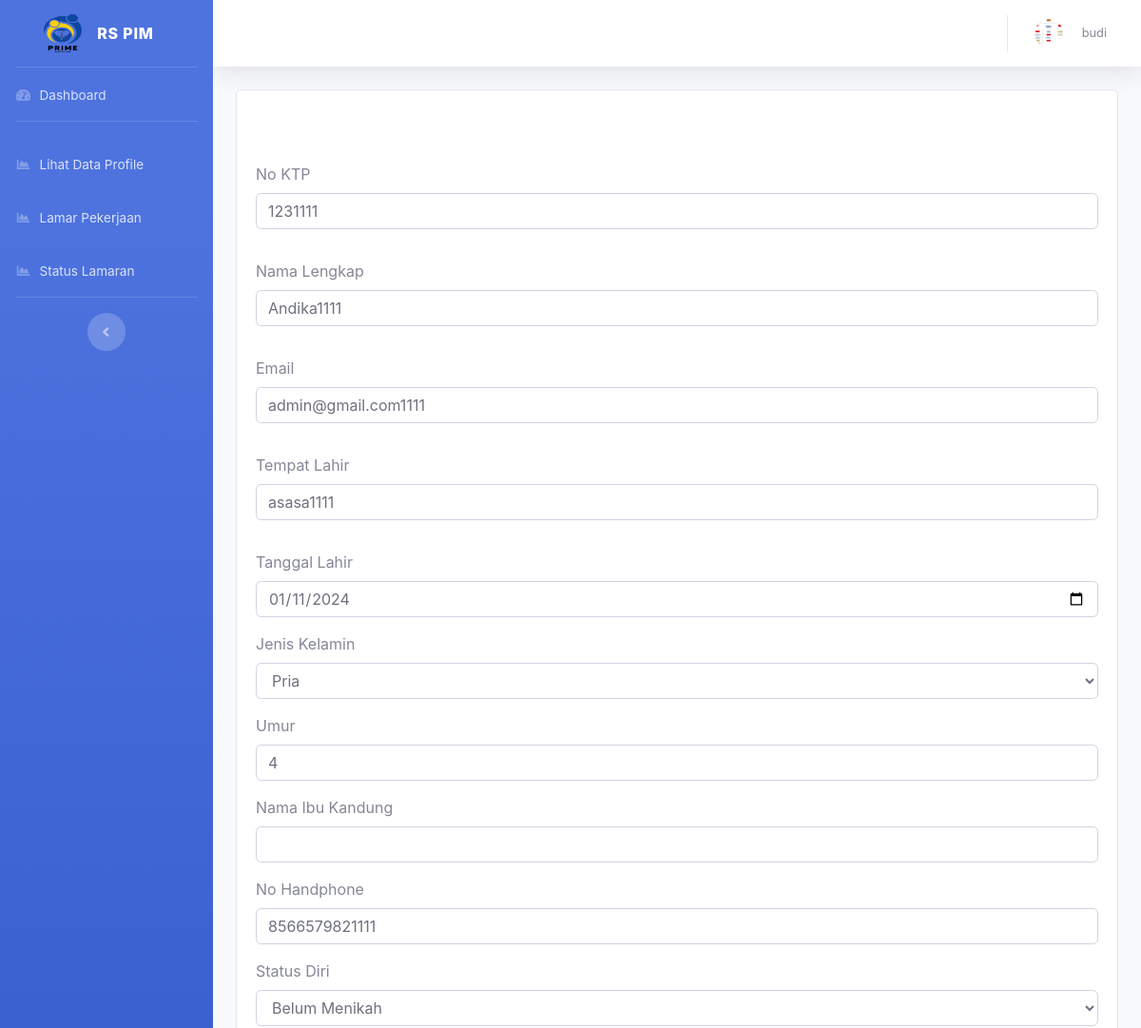
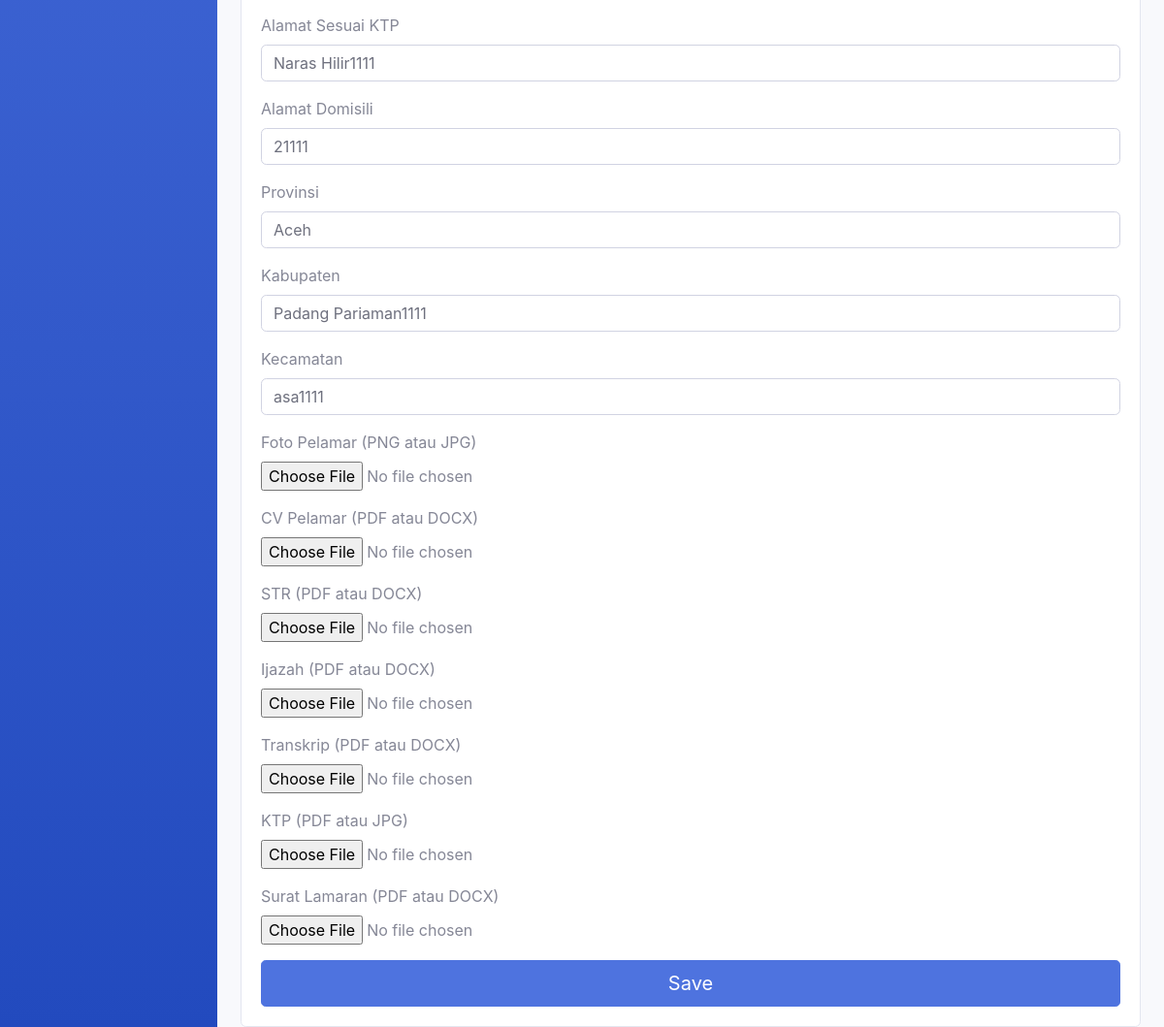
/dashboard/index.php?r=lihat_profile/edit&id_profile=13 (signed in), run on the app's committed database (2 pictures, top to bottom).
### tables this page shows
CREATE TABLE `tbl_profile` (
  `id_profile` int(11) NOT NULL,
  `id_pengguna` int(11) DEFAULT NULL,
  `nama_lengkap` varchar(100) DEFAULT NULL,
  `no_ktp` int(50) NOT NULL,
  `email` varchar(100) DEFAULT NULL,
  `tempat_lahir` varchar(50) DEFAULT NULL,
  `tanggal_lahir` date DEFAULT NULL,
  `jenis_kelamin` enum('pria','wanita') DEFAULT NULL,
  `umur` int(11) NOT NULL,
  `ibu` varchar(50) NOT NULL,
  `no_hp` bigint(20) DEFAULT NULL,
  `status_diri` int(11) DEFAULT NULL,
  `alamat` text DEFAULT NULL,
  `alamat_domisili` text DEFAULT NULL,
  `provinsi` varchar(50) DEFAULT NULL,
  `kabupaten` varchar(50) DEFAULT NULL,
  `kecamatan` varchar(50) DEFAULT NULL,
  `foto_pelamar` varchar(500) NOT NULL,
  `cv` varchar(300) DEFAULT NULL,
  `str` varchar(300) DEFAULT NULL,
  `ijazah` varchar(300) DEFAULT NULL,
  `transkrip` varchar(300) DEFAULT NULL,
  `ktp` varchar(300) DEFAULT NULL,
  `surat_lamaran` varchar(300) DEFAULT NULL,
  `status` int(11) NOT NULL
);

### dashboard/index.php (called while the page is built, shortened)
<?php require_once '../config/conn.php'; ?>
<?php require_once 'layouts/header.php'; ?>
<?php include 'layouts/sidebar.php'; ?>
<?php $page = $_REQUEST['r']; ?>
<?php include_once $page.'.php'; ?>
<?php include 'layouts/footer.php'; ?>

### config/conn.php (called while the page is built, shortened)
<?php
function Connect(){
    $connect = mysqli_connect(HOST, DB_USER, DB_PASSWORD,DB_NAME);
    if($connect){
        return $connect;
    } else {
      return FALSE;
    }
}
?>

### dashboard/lihat_profile/func.php (called while the page is built, shortened)
<?php
function GetOne($id_profile)
{
  $query = "SELECT * FROM `tbl_profile` WHERE `id_profile` = '$id_profile'";
  $exe = mysqli_query(Connect(), $query);
  $datas = array();
  while ($data = mysqli_fetch_assoc($exe)) {
    $datas[] = array(
      'id_profile' => $data['id_profile'],
      'id_pengguna' => $data['id_pengguna'],
      'nama_lengkap' => $data['nama_lengkap'],
      'email' => $data['email'],
      'tempat_lahir' => $data['tempat_lahir'],
      'tanggal_lahir' => $data['tanggal_lahir'],
      'jenis_kelamin' => $data['jenis_kelamin'],
      'no_hp' => $data['no_hp'],
      'provinsi' => $data['provinsi'],
      'kabupaten' => $data['kabupaten'],
      'kecamatan' => $data['kecamatan'],
      'alamat' => $data['alamat'],
      'alamat_domisili' => $data['alamat_domisili'],
      'status_diri' => $data['status_diri'],
      'no_ktp' => $data['no_ktp'],
      'status' => $data['status'],
      'foto_pelamar' => $data['foto_pelamar'],
      'cv' => $data['cv'],
      'str' => $data['str'],
      'ijazah' => $data['ijazah'],
      'transkrip' => $data['transkrip'],
      'ktp' => $data['ktp'],
      'surat_lamaran' => $data['surat_lamaran']
    );
  }
  return $datas;
}

### dashboard/lihat_profile/edit.php (the view, shortened to what this page needs)
<?php
require_once 'func.php';
$id_profile = $_POST['id_profile'];
$one = GetOne($id_profile);
?>
  <form action='' method='POST' enctype="multipart/form-data">
    <div class="form-group">
    </div>
    <div class="form-group pt-3">
      <label for="no_ktp">No KTP</label>
      <input type="number" class="form-control" id="no_ktp" name='no_ktp' value="<?php echo $data['no_ktp']; ?>">
    </div>
    <div class="form-group pt-3">
      <label for="nama_lengkap">Nama Lengkap</label>
      <input type="text" class="form-control" id="nama_lengkap" name='nama_lengkap' value="<?php echo $data['nama_lengkap']; ?>">
    </div>
    <div class="form-group pt-3">
      <label for="email">Email</label>
      <input type="text" class="form-control" id="email" name='email' value="<?php echo $data['email']; ?>">
    </div>
    <div class="form-group pt-3">
      <label for="tempat_lahir">Tempat Lahir</label>
      <input type="text" class="form-control" id="tempat_lahir" name='tempat_lahir' value="<?php echo $data['tempat_lahir']; ?>">
    </div>
    <div class="form-group pt-3">
      <label for="tanggal_lahir">Tanggal Lahir</label>
      <input type="date" class="form-control" id="tanggal_lahir" name='tanggal_lahir' value="<?php echo $data['tanggal_lahir']; ?>">
    </div>
    <div class="form-group">
      <label for="jenis_kelamin">Jenis Kelamin</label>
      <select class="form-control" id="jenis_kelamin" name="jenis_kelamin">
        <option value="pria">Pria</option>
      </select>
    </div>
    <div class="form-group">
        <label for="umur">Umur</label>
        <input type="text" class="form-control" id="umur" name="umur" value="<?= $data['umur'] ?>" >
      </div>
      <div class="form-group">
        <label for="ibu">Nama Ibu Kandung</label>
        <input type="text" class="form-control" id="ibu" name="ibu" value="<?= $data['ibu'] ?>" >
      </div>
    <div class="form-group">
      <label for="no_hp">No Handphone</label>
      <input type="number" class="form-control" id="no_hp" name='no_hp' value="<?php echo $data['no_hp']; ?>">
    </div>
    <div class="form-group">
      <label for="status_diri">Status Diri</label>
      <select class="form-control" id="status_diri" name="status_diri">
        <option value="1">Belum Menikah</option>
      </select>
    </div>
    <div class="form-group">
      <label for="alamat">Alamat Sesuai KTP</label>
      <input type="text" class="form-control" id="alamat" name='alamat' value="<?php echo $data['alamat']; ?>">
    </div>
    <div class="form-group">
      <label for="alamat_domisili">Alamat Domisili</label>
      <input type="text" class="form-control" id="alamat_domisili" name='alamat_domisili' value="<?php echo $data['alamat_domisili']; ?>">
    </div>
    <div class="form-group">
      <label for="provinsi">Provinsi</label>
      <input type="text" class="form-control" id="provinsi" name='provinsi' value="<?php echo $data['provinsi']; ?>">
    </div>
    <div class="form-group">
      <label for="kabupaten">Kabupaten</label>
      <input type="text" class="form-control" id="kabupaten" name='kabupaten' value="<?php echo $data['kabupaten']; ?>">
    </div>
    <div class="form-group">
      <label for="kecamatan">Kecamatan</label>
      <input type="text" class="form-control" id="kecamatan" name='kecamatan' value="<?php echo $data['kecamatan']; ?>">
    </div>
    <div class="form-group">
      <label for="foto_pelamar">Foto Pelamar (PNG atau JPG)</label>
      <input type="file" class="form-control-file" id="foto_pelamar" name="foto_pelamar" accept=".png, .jpg, .jpeg">
    </div>
    <div class="form-group">
      <label for="cv_pelamar">CV Pelamar (PDF atau DOCX)</label>
      <input type="file" class="form-control-file" id="cv" name="cv" accept=".pdf, .docx">
    </div>
    <div class="form-group">
      <label for="str">STR (PDF atau DOCX)</label>
      <input type="file" class="form-control-file" id="str" name="str" accept=".pdf, .docx">
    </div>
    <div class="form-group">
      <label for="ijazah">Ijazah (PDF atau DOCX)</label>
      <input type="file" class="form-control-file" id="ijazah" name="ijazah" accept=".pdf, .docx">
    </div>
    <div class="form-group">
      <label for="transkrip">Transkrip (PDF atau DOCX)</label>
      <input type="file" class="form-control-file" id="transkrip" name="transkrip" accept=".pdf, .docx">
    </div>
    <div class="form-group">
      <label for="ktp">KTP (PDF atau JPG)</label>
      <input type="file" class="form-control-file" id="ktp" name="ktp" accept=".pdf, .jpg, .jpeg">
    </div>
    <div class="form-group">
      <label for="surat_lamaran">Surat Lamaran (PDF atau DOCX)</label>
      <input type="file" class="form-control-file" id="surat_lamaran" name="surat_lamaran" accept=".pdf, .docx">
    </div>
    <input type='submit' name='update' value='Save' class='btn btn-primary btn-lg btn-block'>
  </form>

### dashboard/layouts/sidebar.php (shortened to what this page needs)
<body id="page-top">
    <div id="wrapper">
        <ul class="navbar-nav bg-gradient-primary sidebar sidebar-dark accordion" id="accordionSidebar">
            <?php
            $id_pengguna_login = $_SESSION['id'];
            $query_select_profile = "SELECT * FROM tbl_profile WHERE id_pengguna = '$id_pengguna_login'";
            $result_select_profile = mysqli_query(Connect(), $query_select_profile);
            if ($result_select_profile && mysqli_num_rows($result_select_profile) > 0) {
                $data = mysqli_fetch_assoc($result_select_profile);
            ?>
                <a class="sidebar-brand d-flex align-items-center justify-content-center" href="">
                    <div class="sidebar-brand-icon ">
                        <img src="../assets/img/logo4.png" width="40" height="40">
                    </div>
                    <div class="sidebar-brand-text mx-3">RS PIM <sup></sup></div>
                </a>
            <?php
            } else {
                echo "<p>Tidak ada data</p>";
            }
            ?>
            <hr class="sidebar-divider my-0">
            <li class="nav-item">
                <a class="nav-link" href="?r=welcome/index_admin">
                    <i class="fas fa-fw fa-tachometer-alt"></i>
                    <span>Dashboard</span></a>
            </li>
            <hr class="sidebar-divider">
            <?php if ($_SESSION['hak'] == "user") { ?>
                <?php
                $id_pengguna_login = $_SESSION['id'];
                $query_select_profile = "SELECT * FROM tbl_profile WHERE id_pengguna = '$id_pengguna_login'";
                $result_select_profile = mysqli_query(Connect(), $query_select_profile);
                if ($result_select_profile) {
                    if (mysqli_num_rows($result_select_profile) > 0) {
                        $data = mysqli_fetch_assoc($result_select_profile);
                ?>
                        <?php
                    }
                }
                ?>
                <li class="nav-item">
                    <a class="nav-link" href="?r=lihat_profile/index">
                        <i class="fas fa-fw fa-chart-area"></i>
                        <span>Lihat Data Profile</span></a>
                </li>
                <li class="nav-item">
                    <a class="nav-link" href="?r=lamaran/index">
                        <i class="fas fa-fw fa-chart-area"></i>
                        <span>Lamar Pekerjaan</span></a>
                </li>
            <?php } ?>
            <?php if ($_SESSION['hak'] == "user") { ?>
                <li class="nav-item">
                    <a class="nav-link" href="?r=status_lamaran/index">
                        <i class="fas fa-fw fa-chart-area"></i>
                        <span>Status Lamaran</span></a>
                </li>
            <?php } ?>
            <hr class="sidebar-divider d-none d-md-block">
            <div class="text-center d-none d-md-inline">
                <button class="rounded-circle border-0" id="sidebarToggle"></button>
            </div>
        </ul>
        <div id="content-wrapper" class="d-flex flex-column">
            <div id="content">
                <nav class="navbar navbar-expand navbar-light bg-white topbar mb-4 static-top shadow">
                    <ul class="navbar-nav ml-auto">
                        <li class="nav-item dropdown no-arrow">
                            <a class="nav-link dropdown-toggle" href="#" id="userDropdown" role="button" data-toggle="dropdown" aria-haspopup="true" aria-expanded="false">
                                <?php
                                $foto_path = "../assets/img/profile/foto/" . $data['foto_pelamar'];
                                if (file_exists($foto_path)) {
                                    echo "<img class='img-profile rounded-circle' src='$foto_path' alt='Foto Profil' style='width:30px;height:30px;'>";
                                } else {
                                    echo "<p>Foto tidak tersedia</p>";
                                }
                                ?>
                                <span style="padding-left: 20px;" class="mr-2 d-none d-lg-inline text-gray-600 small"><?= $_SESSION['nama']; ?></span>
                            </a>
                        </li>
                    </ul>
                </nav>
                <div class="container-fluid">
                    <div class="card">
                        <div class="card-body">

### data on the page
tbl_profile: foto_pelamar (picture), no_ktp "1231111", nama_lengkap "Andika1111", email "admin@gmail.com1111", tempat_lahir "asasa1111", tanggal_lahir "01/11/2024", umur "4", no_hp "8566579821111", alamat "Naras Hilir1111", alamat_domisili "21111", provinsi "Aceh", kabupaten "Padang Pariaman1111", kecamatan "asa1111"

### other printed values
$_SESSION['nama'] "budi"
